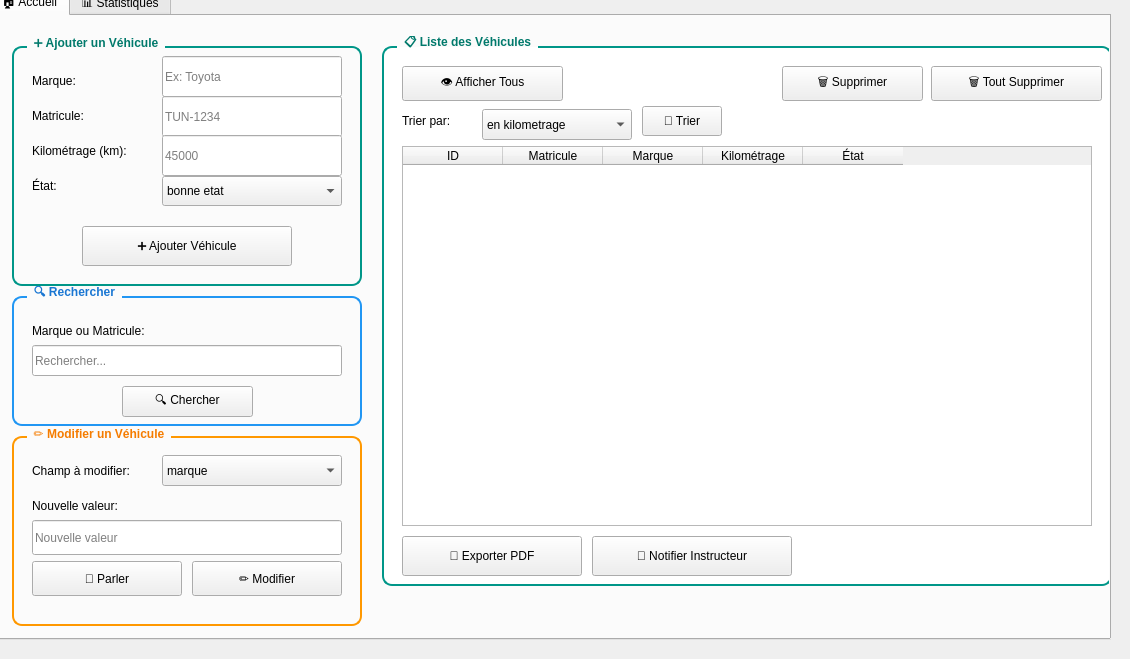
       <widget class="QWidget" name="pageVehicules">
        <widget class="QTabWidget" name="tabWidget_2">
         <property name="geometry">
          <rect>
           <x>-10</x>
           <y>-10</y>
           <width>1121</width>
           <height>650</height>
          </rect>
         </property>
         <property name="currentIndex">
          <number>0</number>
         </property>
         <widget class="QWidget" name="tab">
          <attribute name="title">
           <string>🏠 Accueil</string>
          </attribute>
          <widget class="QGroupBox" name="groupBox_2">
           <property name="geometry">
            <rect>
             <x>20</x>
             <y>20</y>
             <width>350</width>
             <height>250</height>
            </rect>
           </property>
           <property name="styleSheet">
            <string notr="true">QGroupBox {
    background: qlineargradient(x1:0, y1:0, x2:1, y2:1,
        stop:0 #E0F2F1, stop:1 #B2DFDB);
    border: 2px solid #009688;
    border-radius: 10px;
    margin-top: 10px;
    font-weight: bold;
    padding-top: 15px;
}
QGroupBox::title {
    color: #00796B;
    subcontrol-origin: margin;
    left: 15px;
    padding: 0 5px;
}</string>
           </property>
           <property name="title">
            <string>➕ Ajouter un Véhicule</string>
           </property>
           <widget class="QLabel" name="label">
            <property name="geometry">
             <rect>
              <x>20</x>
              <y>35</y>
              <width>120</width>
              <height>20</height>
             </rect>
            </property>
            <property name="text">
             <string>Marque:</string>
            </property>
           </widget>
           <widget class="QLineEdit" name="lineEdit">
            <property name="geometry">
             <rect>
              <x>150</x>
              <y>20</y>
              <width>180</width>
              <height>41</height>
             </rect>
            </property>
            <property name="placeholderText">
             <string>Ex: Toyota</string>
            </property>
           </widget>
           <widget class="QLabel" name="label_4">
            <property name="geometry">
             <rect>
              <x>20</x>
              <y>70</y>
              <width>120</width>
              <height>20</height>
             </rect>
            </property>
            <property name="text">
             <string>Matricule:</string>
            </property>
           </widget>
           <widget class="QLineEdit" name="lineEdit_2">
            <property name="geometry">
             <rect>
              <x>150</x>
              <y>60</y>
              <width>180</width>
              <height>41</height>
             </rect>
            </property>
            <property name="placeholderText">
             <string>TUN-1234</string>
            </property>
           </widget>
           <widget class="QLabel" name="label_5">
            <property name="geometry">
             <rect>
              <x>20</x>
              <y>105</y>
              <width>130</width>
              <height>20</height>
             </rect>
            </property>
            <property name="text">
             <string>Kilométrage (km):</string>
            </property>
           </widget>
           <widget class="QLineEdit" name="lineEdit_4">
            <property name="geometry">
             <rect>
              <x>150</x>
              <y>99</y>
              <width>180</width>
              <height>41</height>
             </rect>
            </property>
            <property name="placeholderText">
             <string>45000</string>
            </property>
           </widget>
           <widget class="QLabel" name="label_6">
            <property name="geometry">
             <rect>
              <x>20</x>
              <y>140</y>
              <width>50</width>
              <height>20</height>
             </rect>
            </property>
            <property name="text">
             <string>État:</string>
            </property>
           </widget>
           <widget class="QComboBox" name="comboBox">
            <property name="geometry">
             <rect>
              <x>150</x>
              <y>140</y>
              <width>180</width>
              <height>30</height>
             </rect>
            </property>
            <item>
             <property name="text">
              <string>bonne etat</string>
             </property>
            </item>
            <item>
             <property name="text">
              <string>en panne</string>
             </property>
            </item>
           </widget>
           <widget class="QPushButton" name="pushButton">
            <property name="geometry">
             <rect>
              <x>70</x>
              <y>190</y>
              <width>210</width>
              <height>40</height>
             </rect>
            </property>
            <property name="text">
             <string>➕ Ajouter Véhicule</string>
            </property>
           </widget>
          </widget>
          <widget class="QGroupBox" name="groupBox_3">
           <property name="geometry">
            <rect>
             <x>20</x>
             <y>270</y>
             <width>350</width>
             <height>140</height>
            </rect>
           </property>
           <property name="styleSheet">
            <string notr="true">QGroupBox {
    background: qlineargradient(x1:0, y1:0, x2:1, y2:1,
        stop:0 #E3F2FD, stop:1 #BBDEFB);
    border: 2px solid #2196F3;
    border-radius: 10px;
    margin-top: 10px;
    font-weight: bold;
    padding-top: 15px;
}
QGroupBox::title {
    color: #1976D2;
    subcontrol-origin: margin;
    left: 15px;
    padding: 0 5px;
}</string>
           </property>
           <property name="title">
            <string>🔍 Rechercher</string>
           </property>
           <widget class="QLabel" name="label_10">
            <property name="geometry">
             <rect>
              <x>20</x>
              <y>35</y>
              <width>150</width>
              <height>20</height>
             </rect>
            </property>
            <property name="text">
             <string>Marque ou Matricule:</string>
            </property>
           </widget>
           <widget class="QLineEdit" name="lineEdit_8">
            <property name="geometry">
             <rect>
              <x>20</x>
              <y>59</y>
              <width>310</width>
              <height>31</height>
             </rect>
            </property>
            <property name="placeholderText">
             <string>Rechercher...</string>
            </property>
           </widget>
           <widget class="QPushButton" name="pushButton_2">
            <property name="geometry">
             <rect>
              <x>110</x>
              <y>100</y>
              <width>131</width>
              <height>31</height>
             </rect>
            </property>
            <property name="text">
             <string>🔍 Chercher</string>
            </property>
           </widget>
          </widget>
          <widget class="QGroupBox" name="groupBox_4">
           <property name="geometry">
            <rect>
             <x>20</x>
             <y>410</y>
             <width>350</width>
             <height>200</height>
            </rect>
           </property>
           <property name="styleSheet">
            <string notr="true">QGroupBox {
    background: qlineargradient(x1:0, y1:0, x2:1, y2:1,
        stop:0 #FFF3E0, stop:1 #FFE0B2);
    border: 2px solid #FF9800;
    border-radius: 10px;
    margin-top: 10px;
    font-weight: bold;
    padding-top: 15px;
}
QGroupBox::title {
    color: #F57C00;
    subcontrol-origin: margin;
    left: 15px;
    padding: 0 5px;
}</string>
           </property>
           <property name="title">
            <string>✏️ Modifier un Véhicule</string>
           </property>
           <widget class="QLabel" name="label_11">
            <property name="geometry">
             <rect>
              <x>20</x>
              <y>35</y>
              <width>150</width>
              <height>20</height>
             </rect>
            </property>
            <property name="text">
             <string>Champ à modifier:</string>
            </property>
           </widget>
           <widget class="QComboBox" name="comboBox_2">
            <property name="geometry">
             <rect>
              <x>150</x>
              <y>29</y>
              <width>180</width>
              <height>31</height>
             </rect>
            </property>
            <item>
             <property name="text">
              <string>marque</string>
             </property>
            </item>
            <item>
             <property name="text">
              <string>matricule</string>
             </property>
            </item>
            <item>
             <property name="text">
              <string>kilometrage</string>
             </property>
            </item>
            <item>
             <property name="text">
              <string>etat</string>
             </property>
            </item>
           </widget>
           <widget class="QLabel" name="label_12">
            <property name="geometry">
             <rect>
              <x>20</x>
              <y>70</y>
              <width>130</width>
              <height>20</height>
             </rect>
            </property>
            <property name="text">
             <string>Nouvelle valeur:</string>
            </property>
           </widget>
           <widget class="QLineEdit" name="lineEdit_9">
            <property name="geometry">
             <rect>
              <x>20</x>
              <y>94</y>
              <width>310</width>
              <height>35</height>
             </rect>
            </property>
            <property name="placeholderText">
             <string>Nouvelle valeur</string>
            </property>
           </widget>
           <widget class="QPushButton" name="pushButton_microphone">
            <property name="geometry">
             <rect>
              <x>20</x>
              <y>135</y>
              <width>150</width>
              <height>35</height>
             </rect>
            </property>
            <property name="toolTip">
             <string>Cliquez pour parler</string>
            </property>
            <property name="text">
             <string>🎤 Parler</string>
            </property>
           </widget>
           <widget class="QPushButton" name="pushButton_10">
            <property name="geometry">
             <rect>
              <x>180</x>
              <y>135</y>
              <width>150</width>
              <height>35</height>
             </rect>
            </property>
            <property name="text">
             <string>✏️ Modifier</string>
            </property>
           </widget>
          </widget>
          <widget class="QGroupBox" name="groupBox_5">
           <property name="geometry">
            <rect>
             <x>390</x>
             <y>20</y>
             <width>730</width>
             <height>550</height>
            </rect>
           </property>
           <property name="styleSheet">
            <string notr="true">QGroupBox {
    background: white;
    border: 2px solid #009688;
    border-radius: 10px;
    margin-top: 10px;
    font-weight: bold;
    padding-top: 15px;
}
QGroupBox::title {
    color: #00796B;
    subcontrol-origin: margin;
    left: 15px;
    padding: 0 5px;
}</string>
           </property>
           <property name="title">
            <string>📋 Liste des Véhicules</string>
           </property>
           <widget class="QPushButton" name="pushButton_4">
            <property name="geometry">
             <rect>
              <x>20</x>
              <y>30</y>
              <width>161</width>
              <height>35</height>
             </rect>
            </property>
            <property name="text">
             <string>👁️ Afficher Tous</string>
            </property>
           </widget>
           <widget class="QPushButton" name="pushButton_6">
            <property name="geometry">
             <rect>
              <x>400</x>
              <y>30</y>
              <width>141</width>
              <height>35</height>
             </rect>
            </property>
            <property name="text">
             <string>🗑️ Supprimer</string>
            </property>
           </widget>
           <widget class="QPushButton" name="pushButton_5">
            <property name="geometry">
             <rect>
              <x>549</x>
              <y>30</y>
              <width>171</width>
              <height>35</height>
             </rect>
            </property>
            <property name="text">
             <string>🗑️ Tout Supprimer</string>
            </property>
           </widget>
           <widget class="QLabel" name="label_sort">
            <property name="geometry">
             <rect>
              <x>20</x>
              <y>75</y>
              <width>80</width>
              <height>20</height>
             </rect>
            </property>
            <property name="text">
             <string>Trier par:</string>
            </property>
           </widget>
           <widget class="QComboBox" name="comboBox_5">
            <property name="geometry">
             <rect>
              <x>100</x>
              <y>73</y>
              <width>150</width>
              <height>31</height>
             </rect>
            </property>
            <item>
             <property name="text">
              <string>en kilometrage</string>
             </property>
            </item>
            <item>
             <property name="text">
              <string>en etat</string>
             </property>
            </item>
           </widget>
           <widget class="QPushButton" name="pushButton_9">
            <property name="geometry">
             <rect>
              <x>260</x>
              <y>70</y>
              <width>80</width>
              <height>30</height>
             </rect>
            </property>
            <property name="text">
             <string>🔄 Trier</string>
            </property>
           </widget>
           <widget class="QTableWidget" name="tableWidget">
            <property name="geometry">
             <rect>
              <x>20</x>
              <y>110</y>
              <width>690</width>
              <height>380</height>
             </rect>
            </property>
            <property name="alternatingRowColors">
             <bool>true</bool>
            </property>
            <property name="selectionBehavior">
             <enum>QAbstractItemView::SelectionBehavior::SelectRows</enum>
            </property>
            <property name="columnCount">
             <number>5</number>
            </property>
            <attribute name="horizontalHeaderVisible">
             <bool>true</bool>
            </attribute>
            <column>
             <property name="text">
              <string>ID</string>
             </property>
            </column>
            <column>
             <property name="text">
              <string>Matricule</string>
             </property>
            </column>
            <column>
             <property name="text">
              <string>Marque</string>
             </property>
            </column>
            <column>
             <property name="text">
              <string>Kilométrage</string>
             </property>
            </column>
            <column>
             <property name="text">
              <string>État</string>
             </property>
            </column>
           </widget>
           <widget class="QPushButton" name="pushButton_8">
            <property name="geometry">
             <rect>
              <x>20</x>
              <y>500</y>
              <width>180</width>
              <height>40</height>
             </rect>
            </property>
            <property name="text">
             <string>📄 Exporter PDF</string>
            </property>
           </widget>
           <widget class="QPushButton" name="pushButton_email">
            <property name="geometry">
             <rect>
              <x>210</x>
              <y>500</y>
              <width>200</width>
              <height>40</height>
             </rect>
            </property>
            <property name="text">
             <string>📧 Notifier Instructeur</string>
            </property>
           </widget>
          </widget>
         </widget>
         <widget class="QWidget" name="tab_2">
          <attribute name="title">
           <string>📊 Statistiques</string>
          </attribute>
          <widget class="QLabel" name="label_stats_title">
           <property name="geometry">
            <rect>
             <x>20</x>
             <y>20</y>
             <width>1100</width>
             <height>40</height>
            </rect>
           </property>
           <property name="styleSheet">
            <string notr="true">font-size: 22px; color: #009688; font-weight: bold;</string>
           </property>
           <property name="text">
            <string>📊 Statistiques </string>
           </property>
           <property name="alignment">
            <set>Qt::AlignmentFlag::AlignCenter</set>
           </property>
          </widget>
          <widget class="QLabel" name="label_stats_info">
           <property name="geometry">
            <rect>
             <x>50</x>
             <y>80</y>
             <width>1050</width>
             <height>500</height>
            </rect>
           </property>
           <property name="styleSheet">
            <string notr="true">font-size: 16px;
color: #37474F;
background: white;
border: 2px solid #009688;
border-radius: 10px;
padding: 30px;</string>
           </property>
           <property name="text">
            <string/>
           </property>
           <property name="alignment">
            <set>Qt::AlignmentFlag::AlignLeading|Qt::AlignmentFlag::AlignLeft|Qt::AlignmentFlag::AlignTop</set>
           </property>
           <property name="wordWrap">
            <bool>true</bool>
           </property>
          </widget>
         </widget>
        </widget>
       </widget>
